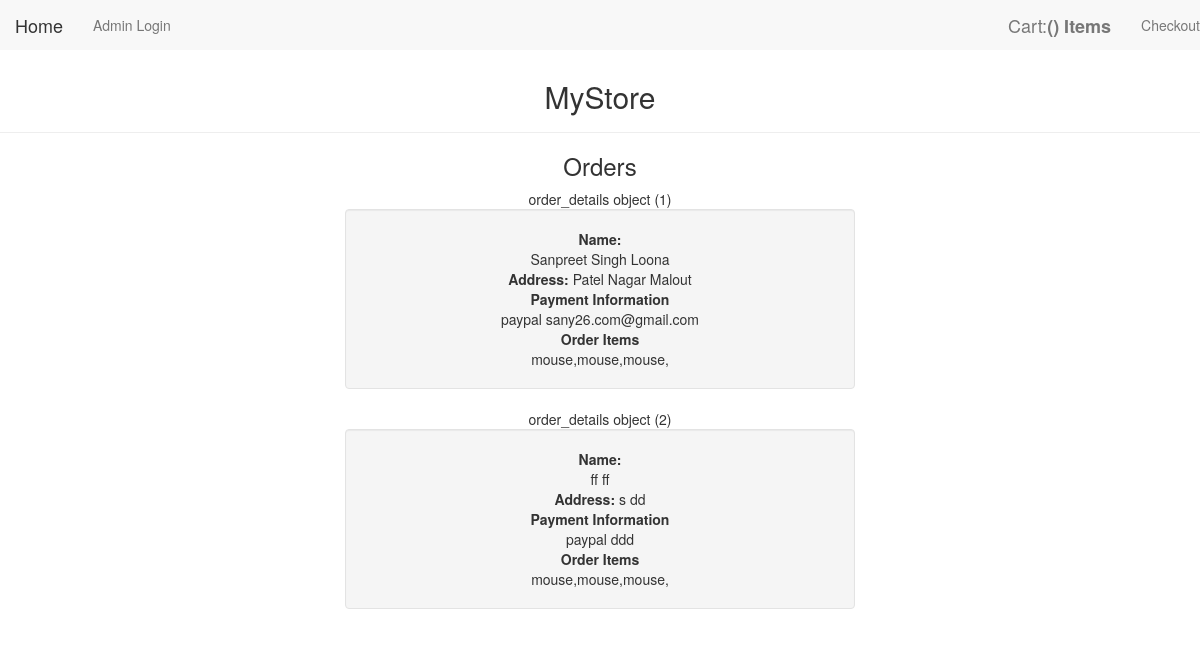
Page /admin-panel/ (signed in) on the committed database.
### store_app/models.py (models this page shows)
class order_details(models.Model):
    first_name= models.CharField(max_length=600)
    last_name = models.CharField(max_length=600)
    address = models.CharField(max_length=700)
    city = models.CharField(max_length=600)
    payment_method = models.CharField(max_length=600)
    payment_data = models.CharField(max_length=600)
    items = models.TextField()

### store_app/views.py (the view)
# urls.py: path('admin-panel/', views.adminDashboard, name="admin")
@login_required
def adminDashboard(request):
    orders = order_details.objects.all()
    ctx= {'orders':orders}
    return render(request, "admin_panel.html", ctx)

### store_app/templates/admin_panel.html (shortened to what this page needs)
<html>
    <body>
      {% extends 'navbar.html' %}
      {% block content %}
    <br>
    <br>
    <div class= "page-header" style="text-align:center">
     <h2>MyStore</h2>
    </div>
<h3 style = "text-align:center">Orders</h3>
<div class = "container centerdv">
  {% for order in orders %}
  {{order}}
  <div class ="well">
    <b>Name:</b>
    <br>
    {{order.first_name}}
    {{order.last_name}}
    <br>
    <b>Address:</b>
    {{order.address}}
    {{order.city}}
    <br>
    <b>Payment Information</b>
    <br>
    {{order.payment_method}}
    {{order.payment_data}}
    <br>
    <b>Order Items</b>
    <br>
    {{order.items}}
    <br>
   </div>
   {% endfor %}
</div>
{% endblock %}

### store_app/templates/navbar.html (shortened to what this page needs)
<html>
    <head>
<link rel="stylesheet" href="https://maxcdn.bootstrapcdn.com/bootstrap/3.4.0/css/bootstrap.min.css">
    </head>
    <body>
    <nav class = "nabvar navbar-default navbar-fixed-top">
        <ul class ="nav navbar-nav navbar-left">
            <li><a class ="navbar-brand" href="">Home</a></li>
            <li><a href ="/admin-login/">Admin Login</a></li>
        </ul>
        <ul class ="nav navbar-nav navbar-right">
                <li><a class ="navbar-brand" href="cart/">Cart:<b>({{cart_size}}) Items</b></a></li>
                <li><a href ="#">Checkout</a></li>
            </ul>
    </nav>
    {% block content %}
    {% endblock %}
  </body>
  </html>

### store_app/templates/admin_panel.html (style rules this page uses)
.centerdv { width: 45%; margin-left: auto; margin-right: auto; text-align: center; }

### rows in the picture
order_details: id "order_details object (1)", first_name "Sanpreet Singh", last_name "Loona", address "Patel Nagar", city "Malout", payment_method "paypal", payment_data "sany26.com@gmail.com", items "mouse,mouse,mouse,"
order_details: id "order_details object (2)", first_name "ff", last_name "ff", address "s", city "dd", payment_method "paypal", payment_data "ddd", items "mouse,mouse,mouse,"
